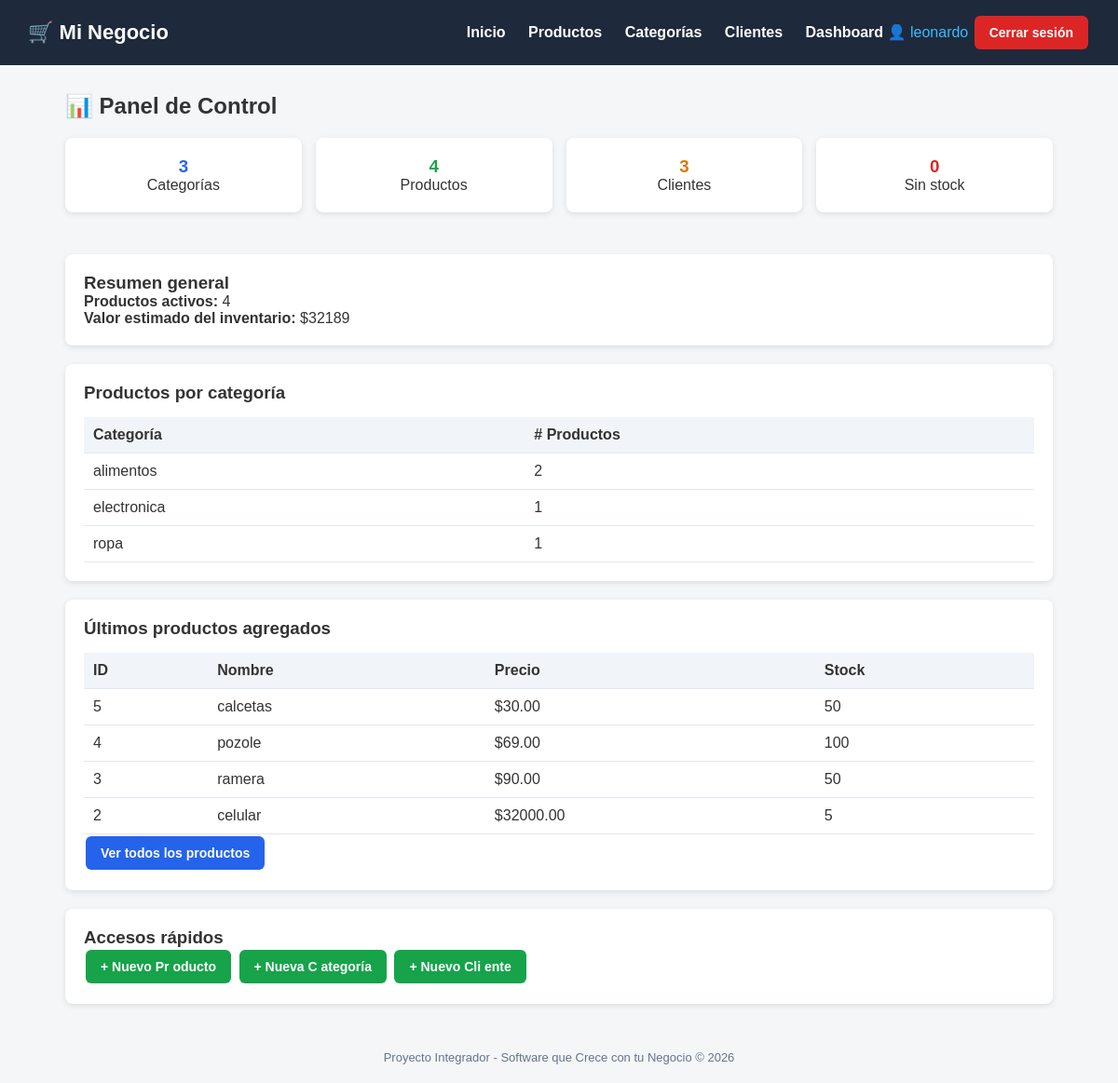
The page /dashboard/ (signed in) on the database its author committed.
### tienda/models.py (models this page shows, shortened)
class Categoria(models.Model):
    nombre = models.CharField(max_length=100)
    descripcion = models.TextField(blank=True, null=True)
    class Meta:
        verbose_name = "Categoria"
        verbose_name_plural = "Categorías"

class Producto(models.Model):
    nombre = models.CharField(max_length=200)
    descripcion = models.TextField(blank=True, null=True)
    precio = models.DecimalField(max_digits=10, decimal_places=2)
    stock = models.IntegerField(default=0)
    categoria = models.ForeignKey(Categoria, on_delete=models.CASCADE)
    fecha_creacion = models.DateTimeField(auto_now_add=True)
    activo = models.BooleanField(default=True)
    class Meta:
        verbose_name = "Producto"
        verbose_name_plural = "Productos"
        ordering = ['nombre']

### tienda/views.py (the view)
# urls.py: path('dashboard/', views.dashboard, name='dashboard'),
@login_required
def dashboard(request):
 total_categorias = Categoria.objects.count()
 total_productos = Producto.objects.count()
 total_clientes = Cliente.objects.count()
 productos_activos = Producto.objects.filter(activo=True).count()
 productos_sin_stock = Producto.objects.filter(stock=0).count()
 valor_inventario = Producto.objects.aggregate(
 total=Sum('precio')
 )['total'] or 0
 ultimos_productos = Producto.objects.order_by('-id')[:5]
 por_categoria = (
 Categoria.objects
 .annotate(num_productos=Count('producto'))
 .order_by('-num_productos')
 )
 context = {
 'total_categorias': total_categorias,
 'total_productos': total_productos,
 'total_clientes': total_clientes,
 'productos_activos': productos_activos,
 'productos_sin_stock': productos_sin_stock,
 'valor_inventario': valor_inventario,
 'ultimos_productos': ultimos_productos,
 'por_categoria': por_categoria,
 }
 return render(request, 'tienda/dashboard.html', context)

### tienda/templates/tienda/dashboard.html (shortened to what this page needs)
{% extends 'base.html' %}
{% block content %}
<h2 style="margin-bottom:20px;">📊 Panel de Control</h2>
<div style="display:grid; grid-template-columns: repeat(auto-fit, minmax( 200px, 1fr)); gap:15px; margin-bottom:25px;">
 <div class="card" style="text-align:center;">
 <h3 style="color:#2563eb;">{{ total_categorias }}</h3>  <p>Categorías</p>
 </div>
 <div class="card" style="text-align:center;">
 <h3 style="color:#16a34a;">{{ total_productos }}</h3>  <p>Productos</p>
 </div>
 <div class="card" style="text-align:center;">
 <h3 style="color:#d97706;">{{ total_clientes }}</h3>  <p>Clientes</p>
 </div>
 <div class="card" style="text-align:center;">
 <h3 style="color:#dc2626;">{{ productos_sin_stock }}</h3>  <p>Sin stock</p>
 </div>
</div>
<div class="card">
 <h3>Resumen general</h3>
 <p><strong>Productos activos:</strong> {{ productos_activos }}</p>  <p><strong>Valor estimado del inventario:</strong> ${{ valor_inventario  }}</p>
</div>
<div class="card">
 <h3>Productos por categoría</h3>
 <table>
 <thead>
 <tr><th>Categoría</th><th># Productos</th></tr>
 </thead>
 <tbody>
 {% for cat in por_categoria %}
 <tr>
 <td>{{ cat.nombre }}</td>
 <td>{{ cat.num_productos }}</td>
 </tr>
 {% empty %}
 <tr><td colspan="2">No hay categorías registradas.</td></tr>  {% endfor %}
 </tbody>
 </table>
</div>
<div class="card">
 <h3>Últimos productos agregados</h3>
 <table>
 <thead>
 <tr><th>ID</th><th>Nombre</th><th>Precio</th><th>Stock</th></tr>  </thead>
 <tbody>
 {% for p in ultimos_productos %}
 <tr>
 <td>{{ p.id }}</td>
 <td>{{ p.nombre }}</td>
 <td>${{ p.precio }}</td>
 <td>{{ p.stock }}</td>
 </tr>
 {% empty %}
 <tr><td colspan="4">No hay productos registrados.</td></tr>  {% endfor %}
 </tbody>
 </table>
 <a href="{% url 'lista_productos' %}" class="btn btn-primary" style="ma rgin-top:15px;">Ver todos los productos</a>
</div>
<div class="card">
 <h3>Accesos rápidos</h3>
 <a href="{% url 'crear_producto' %}" class="btn btn-success">+ Nuevo Pr oducto</a>
 <a href="{% url 'crear_categoria' %}" class="btn btn-success">+ Nueva C ategoría</a>
 <a href="{% url 'crear_cliente' %}" class="btn btn-success">+ Nuevo Cli ente</a>
</div>
{% endblock %}

### templates/base.html (shortened to what this page needs)
<!DOCTYPE html>
<html lang="es">
<head>
</head>
<body>
    <header>
        <h1>🛒 Mi Negocio</h1>
        <nav>
 <a href="{% url 'inicio' %}">Inicio</a>
 <a href="{% url 'lista_productos' %}">Productos</a>
 <a href="{% url 'lista_categorias' %}">Categorías</a>  <a href="{% url 'lista_clientes' %}">Clientes</a>
 {% if user.is_authenticated %}
 <a href="{% url 'dashboard' %}">Dashboard</a>
 <span style="color:#38bdf8;">👤 {{ user.username }}</span>
 <form action="{% url 'logout' %}" method="post" style="display:inline
 ;">
 <button type="submit" class="btn btn-danger" style="margin-left:10p x;">Cerrar sesión</button>
 </form>
 {% else %}
 <a href="{% url 'login' %}">Iniciar sesión</a>
 {% endif %}
        </nav>
    </header>
    <div class="container">
        {% block content %}{% endblock %}
    </div>
    <footer>
        Proyecto Integrador - Software que Crece con tu Negocio &copy; {% now "Y" %}
    </footer>
</body>
</html>

### templates/base.html (style rules this page uses)
* { margin: 0; padding: 0; box-sizing: border-box; }
body { font-family: Arial, sans-serif; background: #f4f6f8; color: #333; }
header { background: #1e293b; color: #fff; padding: 15px 30px; display: flex; justify-content: space-between; align-items: center; }
header h1 { font-size: 22px; }
header nav a { color: #fff; text-decoration: none; margin-left: 20px; font-weight: bold; }
.container { max-width: 1100px; margin: 30px auto; padding: 0 20px; }
.card { background: #fff; border-radius: 8px; padding: 20px; box-shadow: 0 2px 6px rgba(0,0,0,0.1); margin-bottom: 20px; }
.btn { display: inline-block; padding: 10px 16px; border-radius: 6px; text-decoration: none; color: #fff; font-weight: bold; border: none; cursor: pointer; font-size: 14px; margin: 2px; }
.btn-primary { background: #2563eb; }
.btn-success { background: #16a34a; }
.btn-danger { background: #dc2626; }
table { width: 100%; border-collapse: collapse; margin-top: 15px; }
th, td { padding: 10px; text-align: left; border-bottom: 1px solid #e2e8f0; }
th { background: #f1f5f9; }
footer { text-align: center; padding: 20px; color: #64748b; font-size: 13px; }

### rows shown on the page
Categoria: nombre "alimentos", num_productos "2"
Categoria: nombre "electronica", num_productos "1"
Categoria: nombre "ropa", num_productos "1"
Producto: id "5", nombre "calcetas", precio "30.00", stock "50"
Producto: id "4", nombre "pozole", precio "69.00", stock "100"
Producto: id "3", nombre "ramera", precio "90.00", stock "50"
Producto: id "2", nombre "celular", precio "32000.00", stock "5"

### other values the page prints
{{ user.username }} "leonardo"
{{ total_categorias }} "3"
{{ total_productos }} "4"
{{ total_clientes }} "3"
{{ productos_sin_stock }} "0"
{{ productos_activos }} "4"
{{ valor_inventario }} "32189"
